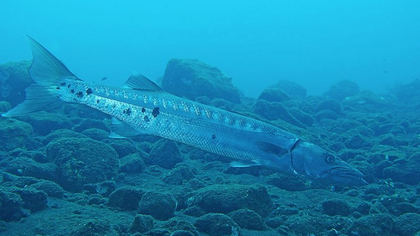
%> input picture Sample_Dataset/SAUD/Benchmark/Raw/group_1/1.png, 420 x 236 px, shrunk from 800 x 450 before the run
$ octave --eval "result = LBP(imread('../Sample_Dataset/SAUD/Benchmark/Raw/group_1/1.png'));"   (GNU Octave 9; MATLAB toolbox functions it lacks are replaced by stand-ins)
%> lines starting %> are read from the running program, lines starting %| are printed output that depends on the picture
function dstImage = LBP(srcImage)

if ndims(srcImage) == 3
   srcImage =  rgb2gray(srcImage);
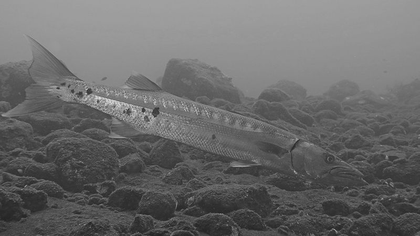
%> srcImage: size 236x420 uint8; min 33, max 224, mean 106
end

I = im2double(srcImage);

[m, n] = size(I);
%> m = 236; n = 420
J = zeros(m, n);

 for i = 2 : m-1
   for j = 2 : n-1
       J(i,j) = ( I(i-1,j-1) > I(i,j) )  + ...
                ( I(i-1,j) > I(i,j) ) + ...
                ( I(i-1,j+1) > I(i,j) )  + ...
                ( I(i,j+1) > I(i,j) )  + ...
                ( I(i+1,j+1) > I(i,j) )  + ...
                ( I(i+1,j) > I(i,j) )  + ...
                ( I(i+1,j-1) > I(i,j) )  + ...
                ( I(i,j-1) > I(i,j) ) ;
   end
end
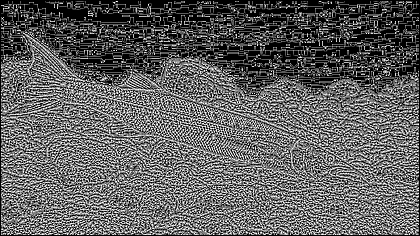
%> J: size 236x420 double; min 0, max 8, mean 3.05; drawn with min black and max white
 dstImage = J;

$ run again, on Sample_Dataset/SAUD/Benchmark/Raw/group_1/10.png
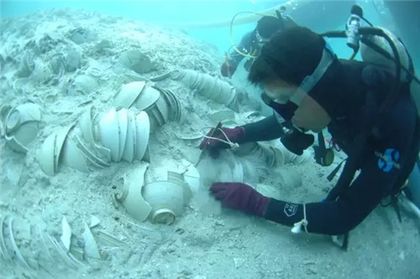
%> input picture Sample_Dataset/SAUD/Benchmark/Raw/group_1/10.png, 420 x 279 px, shrunk from 500 x 332 before the run
%> in LBP, `srcImage =  rgb2gray(srcImage);`:
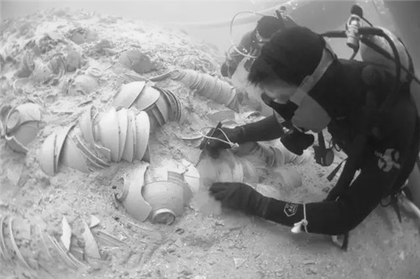
%> srcImage: size 279x420 uint8; min 18, max 248, mean 143.4
%> after the loop in LBP, `for i = 2 : m-1`:
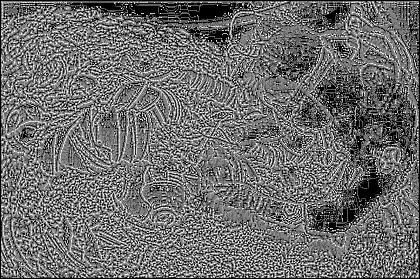
%> J: size 279x420 double; min 0, max 8, mean 3.45; drawn with min black and max white

$ run again, on Sample_Dataset/SAUD/Benchmark/Raw/group_1/11.png
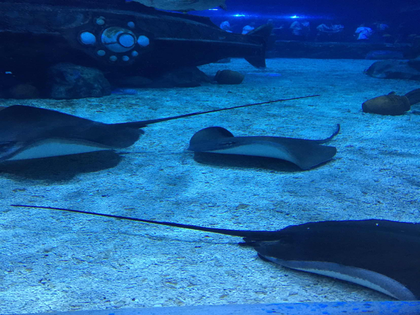
%> input picture Sample_Dataset/SAUD/Benchmark/Raw/group_1/11.png, 420 x 315 px, shrunk from 640 x 480 before the run
%> in LBP, `srcImage =  rgb2gray(srcImage);`:
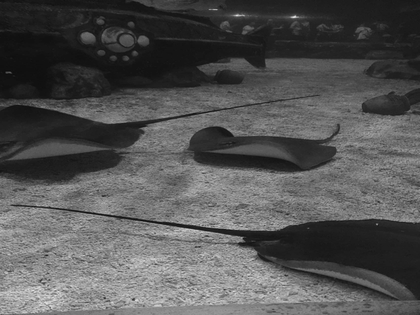
%> srcImage: size 315x420 uint8; min 12, max 228, mean 84.1
%> after the loop in LBP, `for i = 2 : m-1`:
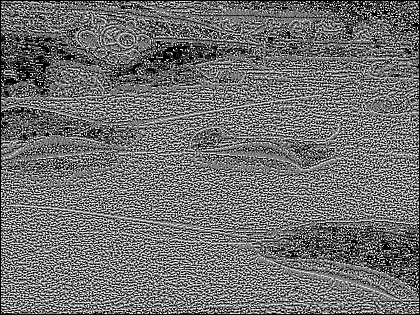
%> J: size 315x420 double; min 0, max 8, mean 3.51; drawn with min black and max white
